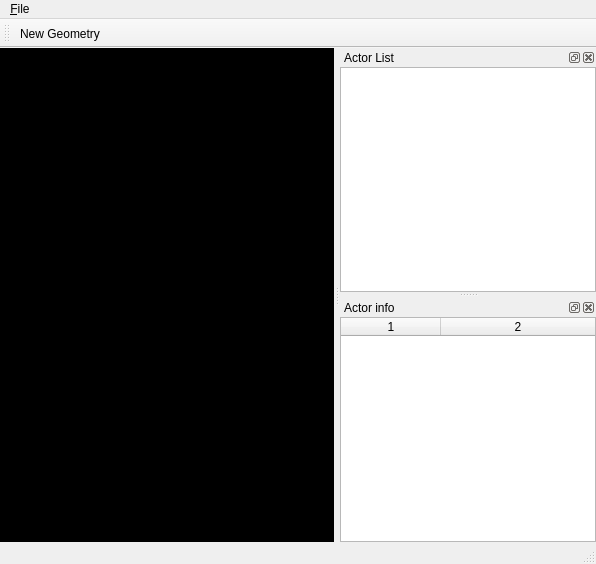
<?xml version="1.0" encoding="UTF-8"?>
<ui version="4.0">
 <class>TestMain</class>
 <widget class="QMainWindow" name="TestMain">
  <property name="geometry">
   <rect>
    <x>0</x>
    <y>0</y>
    <width>596</width>
    <height>564</height>
   </rect>
  </property>
  <property name="windowTitle">
   <string>MainWindow</string>
  </property>
  <property name="unifiedTitleAndToolBarOnMac">
   <bool>true</bool>
  </property>
  <widget class="Viewport" name="centralwidget">
   <property name="enabled">
    <bool>true</bool>
   </property>
   <property name="focusPolicy">
    <enum>Qt::StrongFocus</enum>
   </property>
   <property name="autoFillBackground">
    <bool>false</bool>
   </property>
   <property name="styleSheet">
    <string notr="true">background: rgb(0, 0, 0);</string>
   </property>
  </widget>
  <widget class="QMenuBar" name="menubar">
   <property name="geometry">
    <rect>
     <x>0</x>
     <y>0</y>
     <width>596</width>
     <height>21</height>
    </rect>
   </property>
   <widget class="QMenu" name="menu_File">
    <property name="title">
     <string>&amp;File</string>
    </property>
    <addaction name="action_New"/>
    <addaction name="action_Save"/>
    <addaction name="actionSave_as"/>
   </widget>
   <addaction name="menu_File"/>
  </widget>
  <widget class="QStatusBar" name="statusbar"/>
  <widget class="QToolBar" name="toolBar">
   <property name="windowTitle">
    <string>toolBar</string>
   </property>
   <attribute name="toolBarArea">
    <enum>TopToolBarArea</enum>
   </attribute>
   <attribute name="toolBarBreak">
    <bool>false</bool>
   </attribute>
   <addaction name="newGeo"/>
  </widget>
  <widget class="QDockWidget" name="listDock">
   <property name="windowTitle">
    <string>Actor List</string>
   </property>
   <attribute name="dockWidgetArea">
    <number>2</number>
   </attribute>
   <widget class="QWidget" name="listContainer">
    <layout class="QGridLayout" name="gridLayout_2">
     <property name="leftMargin">
      <number>0</number>
     </property>
     <property name="topMargin">
      <number>0</number>
     </property>
     <property name="rightMargin">
      <number>0</number>
     </property>
     <property name="bottomMargin">
      <number>0</number>
     </property>
     <property name="spacing">
      <number>0</number>
     </property>
     <item row="0" column="0">
      <widget class="QListWidget" name="listWidget"/>
     </item>
    </layout>
   </widget>
  </widget>
  <widget class="QDockWidget" name="infoDock">
   <property name="windowTitle">
    <string>Actor info</string>
   </property>
   <attribute name="dockWidgetArea">
    <number>2</number>
   </attribute>
   <widget class="QWidget" name="infoContainer">
    <layout class="QGridLayout" name="gridLayout">
     <property name="leftMargin">
      <number>0</number>
     </property>
     <property name="topMargin">
      <number>0</number>
     </property>
     <property name="rightMargin">
      <number>0</number>
     </property>
     <property name="bottomMargin">
      <number>0</number>
     </property>
     <property name="spacing">
      <number>0</number>
     </property>
     <item row="0" column="0">
      <widget class="QTableWidget" name="infoWidget">
       <property name="sortingEnabled">
        <bool>true</bool>
       </property>
       <property name="columnCount">
        <number>2</number>
       </property>
       <attribute name="horizontalHeaderCascadingSectionResizes">
        <bool>true</bool>
       </attribute>
       <attribute name="horizontalHeaderStretchLastSection">
        <bool>true</bool>
       </attribute>
       <attribute name="verticalHeaderVisible">
        <bool>false</bool>
       </attribute>
       <attribute name="verticalHeaderShowSortIndicator" stdset="0">
        <bool>false</bool>
       </attribute>
       <attribute name="verticalHeaderStretchLastSection">
        <bool>false</bool>
       </attribute>
       <column/>
       <column/>
      </widget>
     </item>
    </layout>
   </widget>
  </widget>
  <action name="newGeo">
   <property name="text">
    <string>New Geometry</string>
   </property>
  </action>
  <action name="action_New">
   <property name="text">
    <string>&amp;New</string>
   </property>
  </action>
  <action name="action_Save">
   <property name="text">
    <string>&amp;Save</string>
   </property>
  </action>
  <action name="actionSave_as">
   <property name="text">
    <string>Save as ...</string>
   </property>
  </action>
 </widget>
 <customwidgets>
  <customwidget>
   <class>Viewport</class>
   <extends>QWidget</extends>
   <header>viewport.h</header>
   <container>1</container>
   <slots>
    <signal>childAdded(QObject*)</signal>
    <slot>addChild()</slot>
   </slots>
  </customwidget>
 </customwidgets>
 <resources/>
 <connections>
  <connection>
   <sender>newGeo</sender>
   <signal>triggered()</signal>
   <receiver>centralwidget</receiver>
   <slot>addChild()</slot>
   <hints>
    <hint type="sourcelabel">
     <x>-1</x>
     <y>-1</y>
    </hint>
    <hint type="destinationlabel">
     <x>223</x>
     <y>292</y>
    </hint>
   </hints>
  </connection>
 </connections>
</ui>
